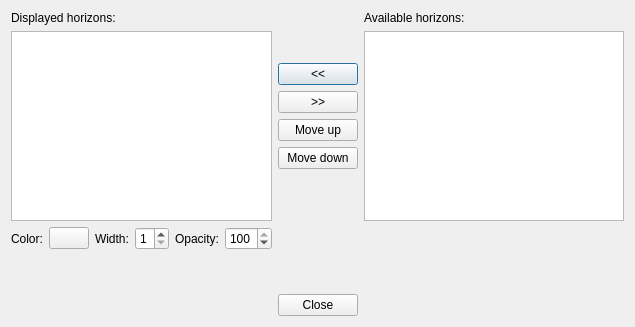
<?xml version="1.0" encoding="UTF-8"?>
<ui version="4.0">
 <class>HorizonItemsDialog</class>
 <widget class="QDialog" name="HorizonItemsDialog">
  <property name="geometry">
   <rect>
    <x>0</x>
    <y>0</y>
    <width>635</width>
    <height>327</height>
   </rect>
  </property>
  <property name="windowTitle">
   <string>Dialog</string>
  </property>
  <layout class="QVBoxLayout" name="verticalLayout_4">
   <item>
    <layout class="QHBoxLayout" name="horizontalLayout_2">
     <item>
      <layout class="QVBoxLayout" name="verticalLayout_2">
       <item>
        <widget class="QLabel" name="label">
         <property name="text">
          <string>Displayed horizons:</string>
         </property>
        </widget>
       </item>
       <item>
        <widget class="QListWidget" name="lwDisplayed"/>
       </item>
      </layout>
     </item>
     <item>
      <layout class="QVBoxLayout" name="verticalLayout">
       <item>
        <spacer name="verticalSpacer_3">
         <property name="orientation">
          <enum>Qt::Vertical</enum>
         </property>
         <property name="sizeHint" stdset="0">
          <size>
           <width>20</width>
           <height>40</height>
          </size>
         </property>
        </spacer>
       </item>
       <item>
        <widget class="QPushButton" name="pbAdd">
         <property name="text">
          <string>&lt;&lt;</string>
         </property>
        </widget>
       </item>
       <item>
        <widget class="QPushButton" name="pbRemove">
         <property name="text">
          <string>&gt;&gt;</string>
         </property>
        </widget>
       </item>
       <item>
        <widget class="QPushButton" name="pbMoveUp">
         <property name="text">
          <string>Move up</string>
         </property>
        </widget>
       </item>
       <item>
        <widget class="QPushButton" name="pbMoveDown">
         <property name="text">
          <string>Move down</string>
         </property>
        </widget>
       </item>
       <item>
        <spacer name="verticalSpacer">
         <property name="orientation">
          <enum>Qt::Vertical</enum>
         </property>
         <property name="sizeHint" stdset="0">
          <size>
           <width>20</width>
           <height>40</height>
          </size>
         </property>
        </spacer>
       </item>
      </layout>
     </item>
     <item>
      <layout class="QVBoxLayout" name="verticalLayout_3">
       <item>
        <widget class="QLabel" name="label_3">
         <property name="text">
          <string>Available horizons:</string>
         </property>
        </widget>
       </item>
       <item>
        <widget class="QListWidget" name="lwAvailable"/>
       </item>
      </layout>
     </item>
    </layout>
   </item>
   <item>
    <layout class="QHBoxLayout" name="horizontalLayout">
     <item>
      <widget class="QLabel" name="label_2">
       <property name="text">
        <string>Color:</string>
       </property>
      </widget>
     </item>
     <item>
      <widget class="ColorButton" name="cbColor">
       <property name="text">
        <string/>
       </property>
      </widget>
     </item>
     <item>
      <widget class="QLabel" name="label_4">
       <property name="text">
        <string>Width:</string>
       </property>
      </widget>
     </item>
     <item>
      <widget class="QSpinBox" name="sbWidth">
       <property name="minimum">
        <number>1</number>
       </property>
       <property name="maximum">
        <number>9</number>
       </property>
       <property name="value">
        <number>1</number>
       </property>
      </widget>
     </item>
     <item>
      <widget class="QLabel" name="label_5">
       <property name="text">
        <string>Opacity:</string>
       </property>
      </widget>
     </item>
     <item>
      <widget class="QSpinBox" name="sbOpacity">
       <property name="toolTip">
        <string>Opacity</string>
       </property>
       <property name="maximum">
        <number>100</number>
       </property>
       <property name="value">
        <number>100</number>
       </property>
      </widget>
     </item>
     <item>
      <spacer name="horizontalSpacer">
       <property name="orientation">
        <enum>Qt::Horizontal</enum>
       </property>
       <property name="sizeHint" stdset="0">
        <size>
         <width>40</width>
         <height>20</height>
        </size>
       </property>
      </spacer>
     </item>
    </layout>
   </item>
   <item>
    <spacer name="verticalSpacer_2">
     <property name="orientation">
      <enum>Qt::Vertical</enum>
     </property>
     <property name="sizeHint" stdset="0">
      <size>
       <width>20</width>
       <height>39</height>
      </size>
     </property>
    </spacer>
   </item>
   <item>
    <layout class="QHBoxLayout" name="horizontalLayout_3">
     <item>
      <spacer name="horizontalSpacer_2">
       <property name="orientation">
        <enum>Qt::Horizontal</enum>
       </property>
       <property name="sizeHint" stdset="0">
        <size>
         <width>40</width>
         <height>20</height>
        </size>
       </property>
      </spacer>
     </item>
     <item>
      <widget class="QPushButton" name="pbClose">
       <property name="text">
        <string>Close</string>
       </property>
      </widget>
     </item>
     <item>
      <spacer name="horizontalSpacer_3">
       <property name="orientation">
        <enum>Qt::Horizontal</enum>
       </property>
       <property name="sizeHint" stdset="0">
        <size>
         <width>40</width>
         <height>20</height>
        </size>
       </property>
      </spacer>
     </item>
    </layout>
   </item>
  </layout>
 </widget>
 <customwidgets>
  <customwidget>
   <class>ColorButton</class>
   <extends>QPushButton</extends>
   <header location="global">colorbutton.h</header>
  </customwidget>
 </customwidgets>
 <resources/>
 <connections>
  <connection>
   <sender>pbClose</sender>
   <signal>clicked()</signal>
   <receiver>HorizonItemsDialog</receiver>
   <slot>accept()</slot>
   <hints>
    <hint type="sourcelabel">
     <x>317</x>
     <y>334</y>
    </hint>
    <hint type="destinationlabel">
     <x>317</x>
     <y>179</y>
    </hint>
   </hints>
  </connection>
 </connections>
</ui>
